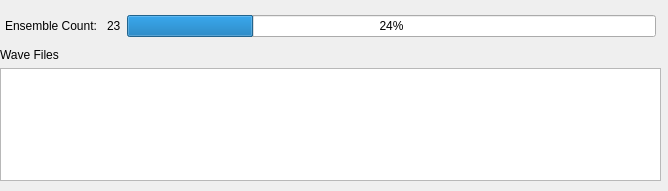
<?xml version="1.0" encoding="UTF-8"?>
<ui version="4.0">
 <class>Monitor</class>
 <widget class="QWidget" name="Monitor">
  <property name="geometry">
   <rect>
    <x>0</x>
    <y>0</y>
    <width>668</width>
    <height>191</height>
   </rect>
  </property>
  <property name="windowTitle">
   <string>Form</string>
  </property>
  <widget class="QWidget" name="verticalLayoutWidget">
   <property name="geometry">
    <rect>
     <x>0</x>
     <y>10</y>
     <width>661</width>
     <height>171</height>
    </rect>
   </property>
   <layout class="QVBoxLayout" name="verticalLayout">
    <item>
     <layout class="QHBoxLayout" name="horizontalLayout_2">
      <property name="leftMargin">
       <number>5</number>
      </property>
      <property name="topMargin">
       <number>5</number>
      </property>
      <property name="rightMargin">
       <number>5</number>
      </property>
      <property name="bottomMargin">
       <number>5</number>
      </property>
      <item>
       <widget class="QLabel" name="label_2">
        <property name="text">
         <string>Ensemble Count: </string>
        </property>
       </widget>
      </item>
      <item>
       <widget class="QLabel" name="numEnsLabel">
        <property name="text">
         <string>23</string>
        </property>
       </widget>
      </item>
      <item>
       <widget class="QProgressBar" name="progressBar">
        <property name="value">
         <number>24</number>
        </property>
       </widget>
      </item>
     </layout>
    </item>
    <item>
     <widget class="QLabel" name="label">
      <property name="text">
       <string>Wave Files</string>
      </property>
      <property name="margin">
       <number>5</number>
      </property>
     </widget>
    </item>
    <item>
     <widget class="QTreeView" name="waveFileTreeView"/>
    </item>
   </layout>
  </widget>
 </widget>
 <resources/>
 <connections/>
</ui>
